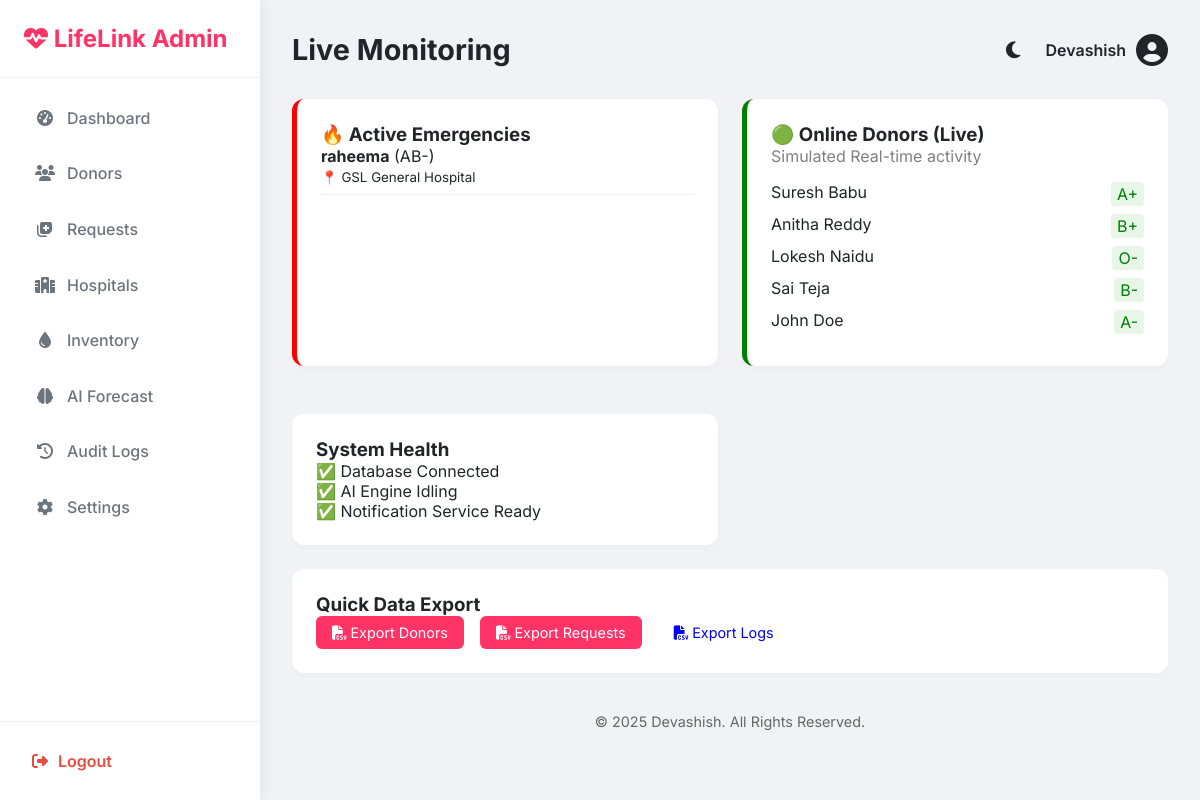
Screenshot of /admin/monitoring (signed in) with the database file from the repository.
### models.py (models this page shows, shortened)
class Admin(UserMixin, db.Model):
    __tablename__ = 'admins'
    id = db.Column(db.Integer, primary_key=True)
    username = db.Column(db.String(50), unique=True, nullable=False)
    password_hash = db.Column(db.String(200), nullable=False)
    role = db.Column(db.String(20), default='SuperAdmin')

class BloodRequest(db.Model):
    __tablename__ = 'blood_requests'
    id = db.Column(db.Integer, primary_key=True)
    requester_id = db.Column(db.Integer, db.ForeignKey('users.id'), nullable=True)
    patient_name = db.Column(db.String(100), nullable=False)
    blood_group = db.Column(db.String(5), nullable=False)
    hospital_name = db.Column(db.String(100), nullable=False)
    hospital_location = db.Column(db.String(255), nullable=True)
    req_latitude = db.Column(db.Float, nullable=False)
    req_longitude = db.Column(db.Float, nullable=False)
    urgency_level = db.Column(db.String(20), default='Medium')
    contact_number = db.Column(db.String(15), nullable=False)
    status = db.Column(db.String(20), default='Pending') # Pending, Fulfilled, Cancelled, Expired
    fulfilled_by_id = db.Column(db.Integer, db.ForeignKey('users.id'), nullable=True)
    expiry_days = db.Column(db.Integer, default=5)
    expiry_at = db.Column(db.DateTime, nullable=True)
    created_at = db.Column(db.DateTime, default=datetime.utcnow)
    requester = db.relationship('User', foreign_keys=[requester_id], backref='requests')
    fulfilled_by = db.relationship('User', foreign_keys=[fulfilled_by_id], backref='fulfilled_requests')

class User(UserMixin, db.Model):
    __tablename__ = 'users'
    id = db.Column(db.Integer, primary_key=True)
    full_name = db.Column(db.String(100), nullable=False)
    email = db.Column(db.String(100), nullable=True) # Optional for existing users
    mobile_number = db.Column(db.String(15), unique=True, nullable=False)
    password_hash = db.Column(db.String(200), nullable=False)
    blood_group = db.Column(db.String(5), nullable=False)
    age = db.Column(db.Integer, nullable=False)
    city = db.Column(db.String(50), nullable=False)
    latitude = db.Column(db.Float, nullable=False)
    longitude = db.Column(db.Float, nullable=False)
    language = db.Column(db.String(10), default='en')
    bp = db.Column(db.Boolean, default=False)
    sugar = db.Column(db.Boolean, default=False)
    heart_disease = db.Column(db.Boolean, default=False)
    asthma = db.Column(db.Boolean, default=False)
    smoking = db.Column(db.Boolean, default=False)
    drinking = db.Column(db.Boolean, default=False)
    gender = db.Column(db.String(10), default='Male')
    weight = db.Column(db.Float, nullable=True)
    hemoglobin = db.Column(db.Float, nullable=True)
    pulse_rate = db.Column(db.Integer, nullable=True)
    systolic_bp = db.Column(db.Integer, nullable=True)
    diastolic_bp = db.Column(db.Integer, nullable=True)
    sugar_level = db.Column(db.Integer, nullable=True) # mg/dL
    is_pregnant = db.Column(db.Boolean, default=False)
    is_breastfeeding = db.Column(db.Boolean, default=False)
    menstrual_cycle_safe = db.Column(db.Boolean, default=True)
    last_donation_date = db.Column(db.Date, nullable=True)
    is_available = db.Column(db.Boolean, default=True)
    is_approved = db.Column(db.Boolean, default=True) # Admin approval
    qr_code_data = db.Column(db.String(500), nullable=True) # Data for QR ID
    created_at = db.Column(db.DateTime, default=datetime.utcnow)
    last_active = db.Column(db.DateTime, nullable=True)
    is_online = db.Column(db.Boolean, default=False)
    failed_login_attempts = db.Column(db.Integer, default=0)
    is_locked = db.Column(db.Boolean, default=False)
    reputation_score = db.Column(db.Float, default=100.0) # 0-100
    risk_score = db.Column(db.Float, default=0.0)

### app.py (the view)
@app.route('/admin/monitoring')
@login_required
def admin_monitoring():
    if not isinstance(current_user, Admin): return "Unauthorized", 403
    online_donors = User.query.filter_by(is_available=True).limit(5).all()
    active_emergencies = BloodRequest.query.filter_by(urgency_level='High', status='Pending').all()
    return render_template('admin/monitoring.html', online=online_donors, emergencies=active_emergencies)

### app.py (called while the page is built, shortened)
@app.after_request
def add_header(response):
    response.headers['Cache-Control'] = 'no-store, no-cache, must-revalidate, post-check=0, pre-check=0, max-age=0'
    response.headers['Pragma'] = 'no-cache'
    response.headers['Expires'] = '-1'
    return response

@login_manager.user_loader
def load_user(user_id):
    if user_id.startswith('admin_'):
        try:
            uid = int(user_id.split('_')[1])
            return db.session.get(Admin, uid)
        except (IndexError, ValueError):
            return None

@app.context_processor
def inject_translations():
    lang = session.get('lang', 'en')
    def _t(key, **kwargs):
        text = TRANSLATIONS.get(lang, TRANSLATIONS['en']).get(key, key)
        for k, v in kwargs.items():
            text = text.replace(f"{{{k}}}", str(v))
        return text
    return dict(_=_t, current_lang=lang, datetime=datetime)

@app.before_request
def run_background_tasks():
    if not request.path.startswith('/static'):
        try:
            update_request_statuses()
            send_eligibility_reminders()
        except:
            pass # Keep app stable if DB is not ready

def update_request_statuses():
    try:
        now = datetime.utcnow()
        expiry_threshold = now - timedelta(hours=24)
        expired_reqs = BloodRequest.query.filter(
            BloodRequest.status == 'Pending',
            BloodRequest.created_at <= expiry_threshold
        ).all()
        for req in expired_reqs:
            req.status = 'Expired'
        expired_broadcasts = HospitalBroadcast.query.filter(
            HospitalBroadcast.status == 'Active',
            HospitalBroadcast.created_at <= expiry_threshold
        ).all()
        for b in expired_broadcasts:
            b.status = 'Expired'
        db.session.commit()
    except Exception as e:
        print(f"Error updating request statuses: {e}")
        db.session.rollback()

def send_eligibility_reminders():
    try:
        now = date.today()
        donors = User.query.filter_by(is_available=False).all()
        for donor in donors:
            if donor.last_donation_date:
                gap = (now - donor.last_donation_date).days
        db.session.commit()
    except:
        db.session.rollback()

### templates/admin/monitoring.html
{% extends 'admin/base.html' %}
{% block title %}Live Monitoring{% endblock %}
{% block content %}
<div class="grid">
    <div class="card" style="border-left: 5px solid red;">
        <h3>🔥 Active Emergencies</h3>
        {% if emergencies %}
        <ul style="list-style: none;">
            {% for e in emergencies %}
            <li style="margin-bottom: 0.5rem; padding-bottom: 0.5rem; border-bottom: 1px solid #eee;">
                <b>{{ e.patient_name }}</b> ({{ e.blood_group }}) <br>
                <small>📍 {{ e.hospital_name }}</small>
            </li>
            {% endfor %}
        </ul>
        {% else %}
        <p>No active high-urgency requests. All calm.</p>
        {% endif %}
    </div>
    <div class="card" style="border-left: 5px solid green;">
        <h3>🟢 Online Donors (Live)</h3>
        <p style="color: grey;">Simulated Real-time activity</p>
        <ul style="list-style: none; margin-top: 1rem;">
            {% for d in online %}
            <li style="display: flex; justify-content: space-between; margin-bottom: 0.5rem;">
                <span>{{ d.full_name }}</span>
                <span class="badge" style="background: #e8f5e9; color: green; padding: 2px 6px; border-radius: 4px;">{{
                    d.blood_group }}</span>
            </li>
            {% endfor %}
        </ul>
    </div>
    <div class="card">
        <h3>System Health</h3>
        <p>✅ Database Connected</p>
        <p>✅ AI Engine Idling</p>
        <p>✅ Notification Service Ready</p>
    </div>
</div>
<div class="card mt-2">
    <h3>Quick Data Export</h3>
    <div style="display: flex; gap: 1rem;">
        <a href="{{ url_for('admin_export', type='donors') }}" class="btn btn-primary"><i class="fas fa-file-csv"></i>
            Export Donors</a>
        <a href="{{ url_for('admin_export', type='requests') }}" class="btn btn-primary"><i class="fas fa-file-csv"></i>
            Export Requests</a>
        <a href="{{ url_for('admin_export', type='logs') }}" class="btn btn-secondary"><i class="fas fa-file-csv"></i>
            Export Logs</a>
    </div>
</div>
{% endblock %}

### templates/admin/base.html (shortened to what this page needs)
<!DOCTYPE html>
<html lang="en">
<head>
    <link rel="stylesheet" href="https://cdnjs.cloudflare.com/ajax/libs/font-awesome/6.4.0/css/all.min.css">
    <link rel="stylesheet"
        href="{{ url_for('static', filename='css/admin_style.css') }}?v={{ range(1, 10000) | random }}">
</head>
<body class="admin-body">
    <nav class="sidebar">
        <div class="sidebar-brand">
            <i class="fas fa-heartbeat"></i> LifeLink Admin
        </div>
        <ul class="sidebar-menu">
            <li><a href="{{ url_for('admin_dashboard') }}" class="{{ 'active' if request.endpoint == 'admin_dashboard' else '' }}"><i class="fas fa-tachometer-alt"></i>
                    Dashboard</a></li>
            <li><a href="{{ url_for('admin_donors') }}" class="{{ 'active' if request.endpoint == 'admin_donors' else '' }}"><i class="fas fa-users"></i> Donors</a></li>
            <li><a href="{{ url_for('admin_requests') }}" class="{{ 'active' if request.endpoint == 'admin_requests' else '' }}"><i class="fas fa-notes-medical"></i> Requests</a></li>
            <li><a href="{{ url_for('manage_hospitals') }}" class="{{ 'active' if request.endpoint == 'manage_hospitals' or request.endpoint == 'reset_hospital_password' else '' }}"><i class="fas fa-hospital"></i> Hospitals</a></li>
            <li><a href="{{ url_for('admin_inventory') }}" class="{{ 'active' if request.endpoint == 'admin_inventory' else '' }}"><i class="fas fa-tint"></i> Inventory</a></li>
            <li><a href="{{ url_for('admin_forecast') }}" class="{{ 'active' if request.endpoint == 'admin_forecast' else '' }}"><i class="fas fa-brain"></i> AI Forecast</a></li>
            <li><a href="{{ url_for('admin_audit_logs') }}" class="{{ 'active' if request.endpoint == 'admin_audit_logs' else '' }}"><i class="fas fa-history"></i> Audit Logs</a></li>
            <li><a href="{{ url_for('admin_settings') }}" class="{{ 'active' if request.endpoint == 'admin_settings' else '' }}"><i class="fas fa-cog"></i> Settings</a></li>
        </ul>
        <div class="sidebar-footer">
            <a href="{{ url_for('logout') }}"><i class="fas fa-sign-out-alt"></i> Logout</a>
        </div>
    </nav>
    <main class="main-content">
        <header class="top-bar">
            <h2>{% block title %}Dashboard{% endblock %}</h2>
            <div class="user-info">
                <button class="theme-toggle" id="themeToggle" onclick="toggleTheme()" title="Toggle Dark/Light Mode"
                    style="margin-right: 15px;">
                    <i class="fas fa-moon" id="themeIcon"></i>
                </button>
                <span>{{ current_user.username }}</span>
                <i class="fas fa-user-circle fa-2x"></i>
            </div>
        </header>
        <div class="content-wrapper">
            {% block content %}{% endblock %}
        </div>
        <footer style="text-align: center; padding: 1rem; color: #666; font-size: 0.9rem; margin-top: auto;">
            <p>&copy; 2025 Devashish. All Rights Reserved.</p>
        </footer>
    </main>
</body>
</html>

### static/css/admin_style.css (style rules this page uses)
:root { --primary: #ff3366; --secondary: #2b2d42; --success: #2ecc71; --danger: #e74c3c; --dark: #212529; --light: #f8f9fa; --gray: #6c757d; --sidebar-width: 260px; --bg-color: #f0f2f5; --card-bg: #ffffff; --border-color: #eee; }
* { margin: 0; padding: 0; box-sizing: border-box; font-family: 'Inter', sans-serif; }
body.admin-body { display: flex; min-height: 100vh; background: var(--bg-color); color: var(--dark); }
.sidebar { width: var(--sidebar-width); background: var(--card-bg); color: var(--dark); position: fixed; height: 100%; box-shadow: 4px 0 15px rgba(0,0,0,0.05); display: flex; flex-direction: column; z-index: 100; }
.sidebar-brand { padding: 1.5rem; font-size: 1.5rem; font-weight: 700; color: var(--primary); border-bottom: 1px solid var(--border-color); }
.sidebar-menu { list-style: none; padding: 1rem; flex: 1; overflow-y: auto; }
.sidebar-menu li { margin-bottom: 0.5rem; }
.sidebar-menu a { display: flex; align-items: center; gap: 10px; padding: 0.8rem 1rem; color: var(--gray); text-decoration: none; border-radius: 8px; transition: all 0.3s cubic-bezier(0.4, 0, 0.2, 1); font-weight: 500; border: 1px solid transparent; }
.sidebar-menu a i { width: 24px; text-align: center; transition: color 0.3s; }
.sidebar-footer { padding: 1rem; border-top: 1px solid var(--border-color); }
.sidebar-footer a { color: var(--danger); text-decoration: none; font-weight: 600; display: flex; align-items: center; gap: 10px; padding: 0.8rem 1rem; transition: 0.3s; border-radius: 8px; }
.main-content { margin-left: var(--sidebar-width); flex: 1; padding: 2rem; }
.top-bar { display: flex; justify-content: space-between; align-items: center; margin-bottom: 2rem; }
.top-bar h2 { font-size: 1.8rem; color: var(--dark); }
.user-info { display: flex; align-items: center; gap: 10px; font-weight: 600; }
.card { background: var(--card-bg); padding: 1.5rem; border-radius: 12px; box-shadow: 0 4px 6px rgba(0,0,0,0.02); margin-bottom: 1.5rem; }
.grid { display: grid; grid-template-columns: repeat(auto-fit, minmax(280px, 1fr)); gap: 1.5rem; }
.btn { padding: 0.5rem 1rem; border-radius: 6px; text-decoration: none; border: none; cursor: pointer; font-size: 0.9rem; display: inline-block; }
.btn-primary { background: var(--primary); color: #fff; }

### templates/admin/base.html (style rules this page uses)
.theme-toggle { background: none; border: none; font-size: 1.2rem; cursor: pointer; color: var(--dark); }

### rows the page displays
Admin: username "Devashish"
BloodRequest: patient_name "raheema", blood_group "AB-", hospital_name "GSL General Hospital"
User: full_name "Suresh Babu", blood_group "A+"
User: full_name "Anitha Reddy", blood_group "B+"
User: full_name "Lokesh Naidu", blood_group "O-"
User: full_name "Sai Teja", blood_group "B-"
User: full_name "John Doe", blood_group "A-"
